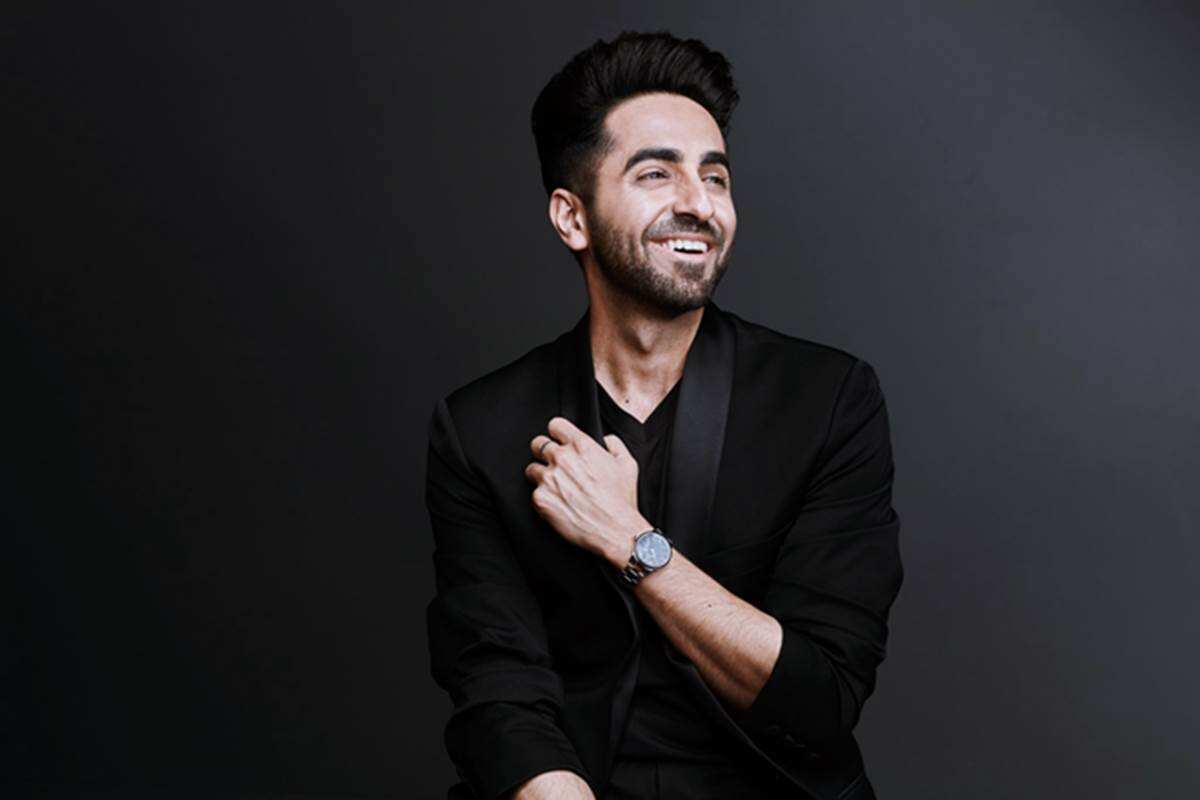
#> input picture pythonProject/IMAGE/Ayushmann2.jpg, 1200 x 800 px, found by its file name
$ python main.py
#> lines starting #> are read from the running program, lines starting #| are printed output that depends on the picture; after the words box and inside, x2 and y2 are one past the last pixel; in counts of white or black regions, pixels touching at a corner belong together
import cv2
import numpy as np


num_down = 2  #number of downsampling steps
num_bilateral = 7   #number of bilateral filtersteps

img_rgb = cv2.imread("IMAGE/Ayushmann2.jpg")
#> img_rgb is the input picture: shape (800, 1200, 3); mean B, G, R 40.8, 37.8, 38.9
print(img_rgb.shape)        #prints the dimensionsof the picture
#| (800, 1200, 3)
cv2.imshow('THISH',img_rgb)
#resizing so as to get optimal results after unsampling is done.
img_rgb = cv2.resize(img_rgb, (800,800))
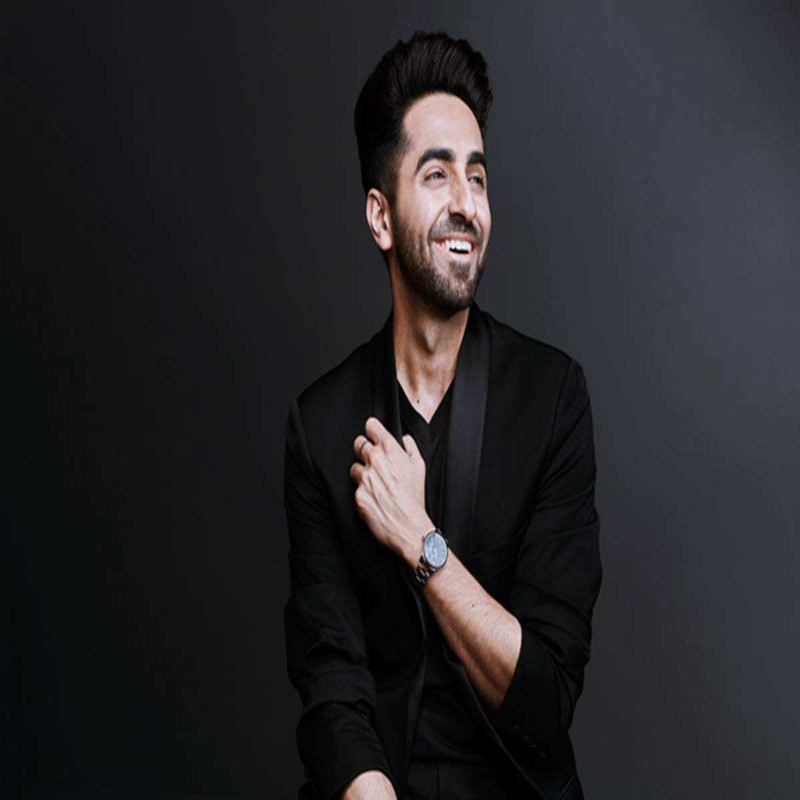
#> img_rgb: shape (800, 800, 3); mean B, G, R 40.9, 37.8, 39

#downsample image using gaussian pyramid
img_color = img_rgb
for _ in range(num_down):
    img_color = cv2.pyrDown(img_color)

#repeatedly apply small bilateral filter instead of applying one large filter
for _ in range(num_bilateral):
    img_color = cv2.bilateralFilter(img_color, d=9,
                                    sigmaColor=9, sigmaSpace=7)
#> this loop made 7 passes
#> pass 3, `img_color = cv2.bilateralFilter(img_color, d=9, sigmaColor=9, sigmaSpa..`:
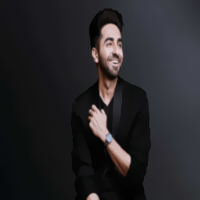
#> img_color: shape (200, 200, 3); mean B, G, R 40.8, 37.7, 38.9


#upsample image to original size
for _ in range(num_down):
    img_color = cv2.pyrUp(img_color)

img_gray = cv2.cvtColor(img_rgb, cv2.COLOR_RGB2GRAY)
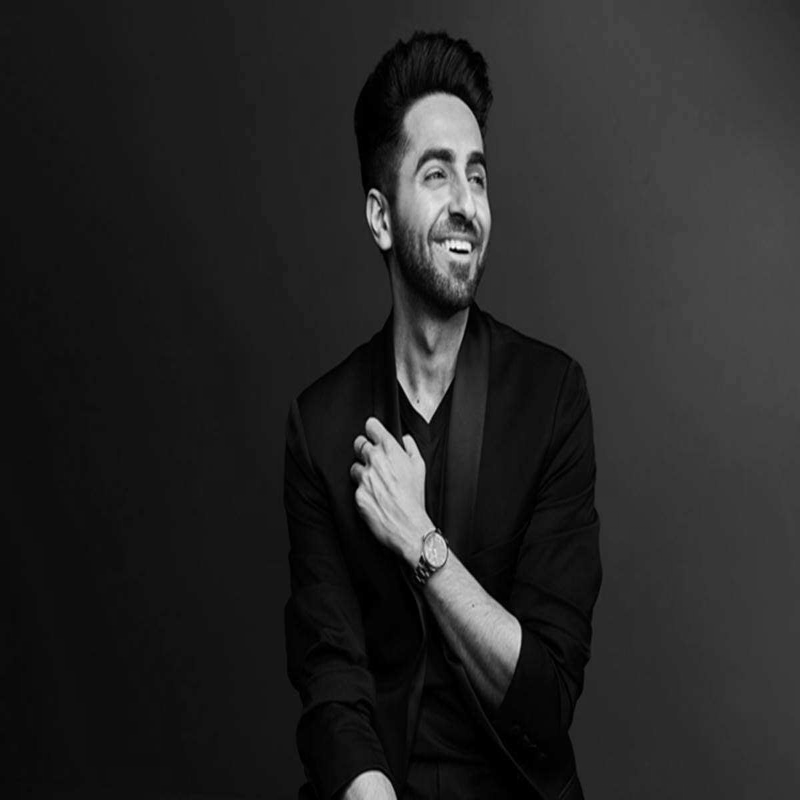
#> img_gray: shape (800, 800); min 0, max 252, mean 38.9
img_blur = cv2.medianBlur(img_gray, 7)
img_edge = cv2.adaptiveThreshold(img_blur,255,cv2.ADAPTIVE_THRESH_MEAN_C,cv2.THRESH_BINARY,
                                 blockSize=9, C=2)
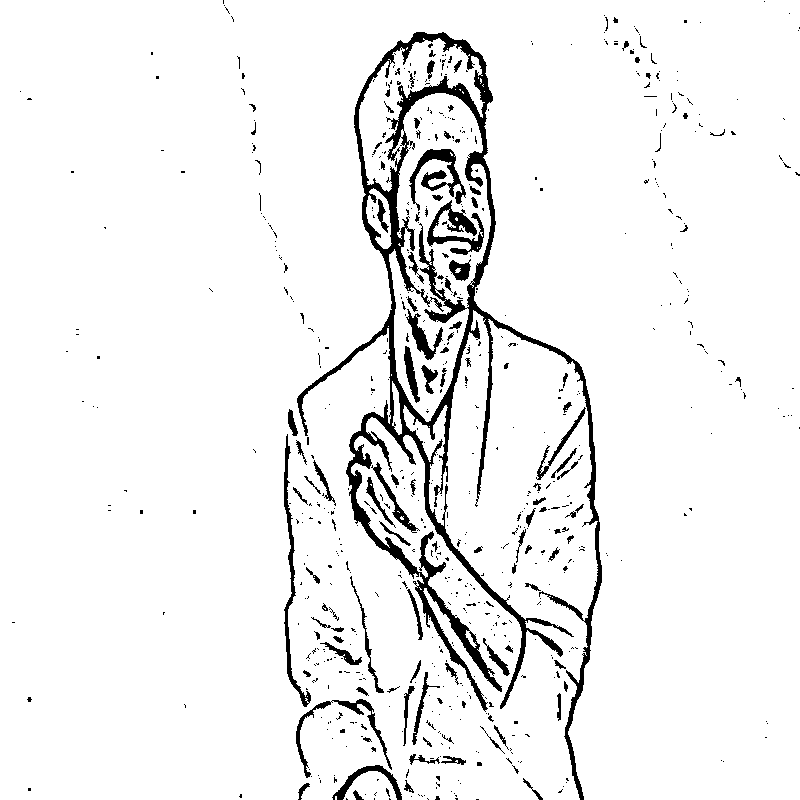
#> img_edge: shape (800, 800); 94.2% white; 704 black regions (585 under 20 px), largest, box (x1, y1, x2, y2) and area: (297, 32, 602, 800) 21517, (427, 200, 484, 255) 1188, (409, 149, 466, 211) 1153


img_edge = cv2.cvtColor(img_edge, cv2.COLOR_GRAY2RGB)

img_cartoon = cv2.bitwise_and(img_color, img_edge)
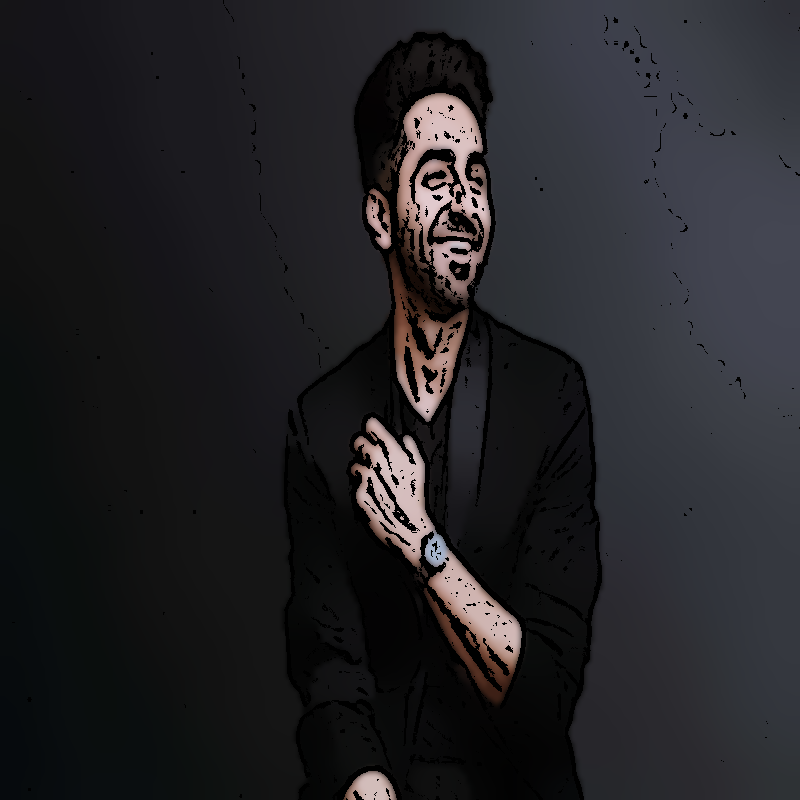
#> img_cartoon: shape (800, 800, 3); mean B, G, R 38.4, 35.1, 35.7


stack = np.hstack([img_rgb,img_cartoon])
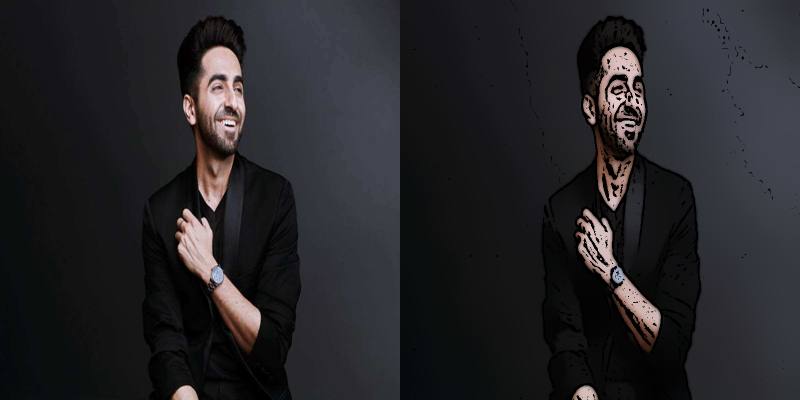
#> stack: shape (800, 1600, 3) (shown at 1/2 size); mean B, G, R 39.6, 36.5, 37.3
cv2.imshow('Stacked Images', stack)
cv2.imshow('final',img_cartoon)
cv2.waitKey(0)
if cv2.waitKey(1)==27:
#> (key Esc is pressed here)
    cv2.destroyAllWindows()

$ run again, with pythonProject/IMAGE/Ayushmann.jpg copied over pythonProject/IMAGE/Ayushmann2.jpg
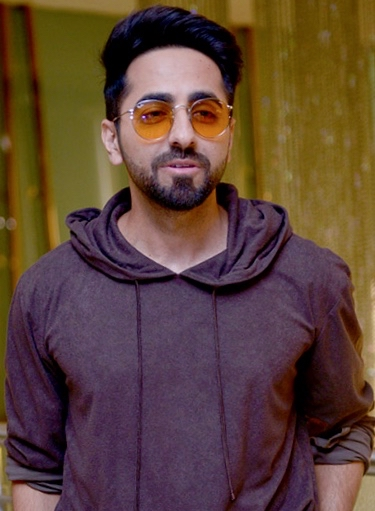
#> input picture pythonProject/IMAGE/Ayushmann.jpg, 375 x 511 px, found by its file name
#> img_rgb is the input picture: shape (511, 375, 3); mean B, G, R 55.5, 67.4, 92.9
#| (511, 375, 3)
#> img_rgb: shape (800, 800, 3)
#> `img_edge = cv2.adaptiveThreshold(img_blur,255,cv2.ADAPTIVE_THRESH_MEAN..`:
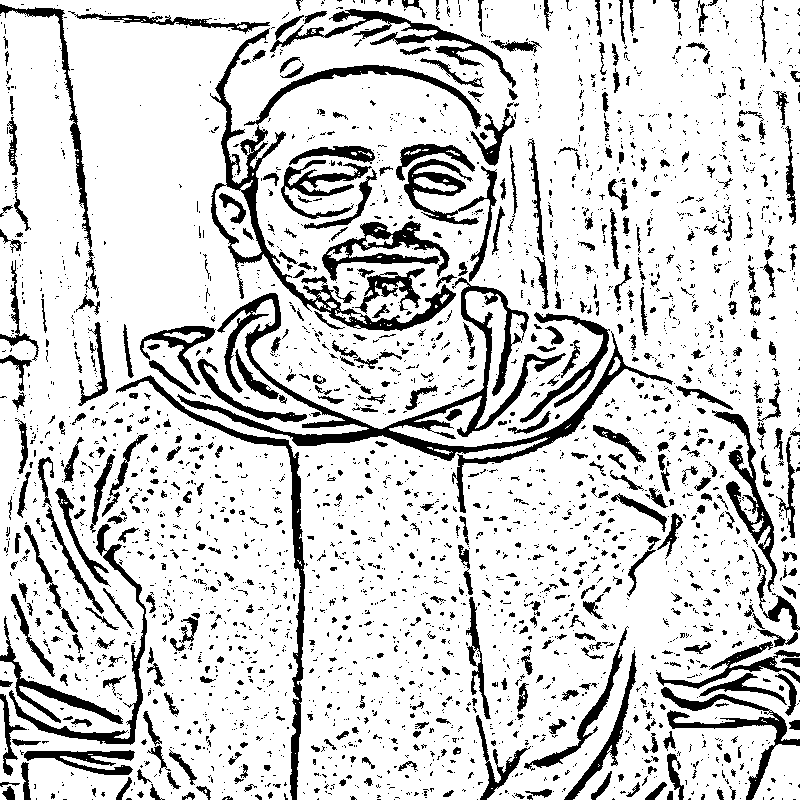
#> img_edge: shape (800, 800); 82.8% white; 3118 black regions (2528 under 20 px), largest, box (x1, y1, x2, y2) and area: (177, 277, 673, 513) 11286, (210, 28, 482, 331) 7382, (116, 375, 305, 800) 3602
#> `stack = np.hstack([img_rgb,img_cartoon])`:
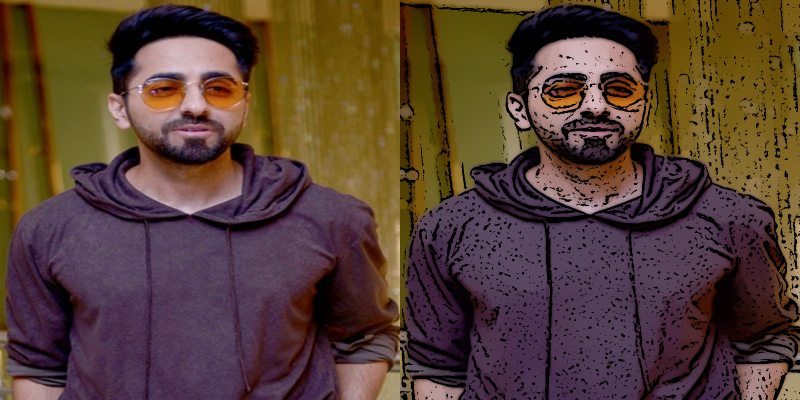
#> stack: shape (800, 1600, 3) (shown at 1/2 size); mean B, G, R 51.2, 62.9, 86.1

$ run again, with pythonProject/IMAGE/johnny.jpg copied over pythonProject/IMAGE/Ayushmann2.jpg
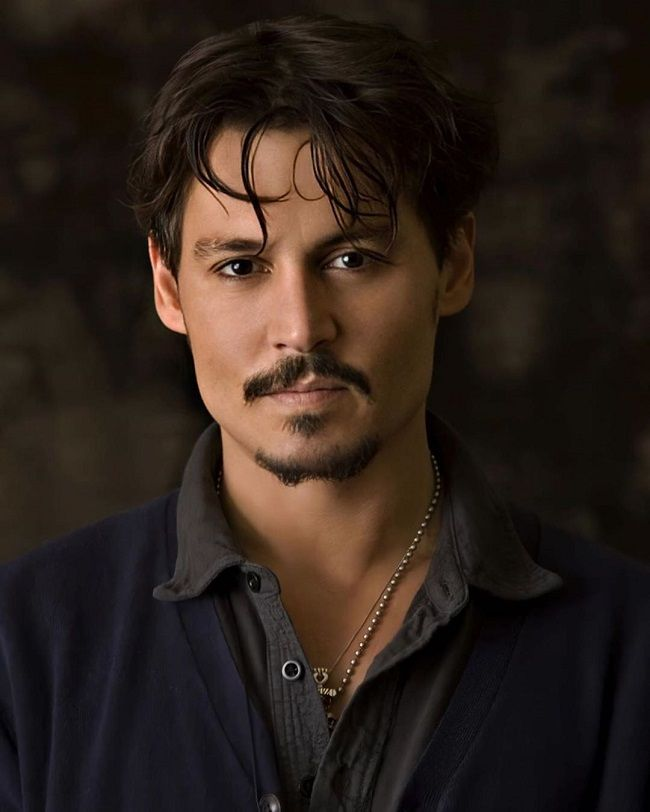
#> input picture pythonProject/IMAGE/johnny.jpg, 650 x 812 px, found by its file name
#> img_rgb is the input picture: shape (812, 650, 3); mean B, G, R 27.1, 33.8, 45.5
#| (812, 650, 3)
#> img_rgb: shape (800, 800, 3)
#> `img_edge = cv2.adaptiveThreshold(img_blur,255,cv2.ADAPTIVE_THRESH_MEAN..`:
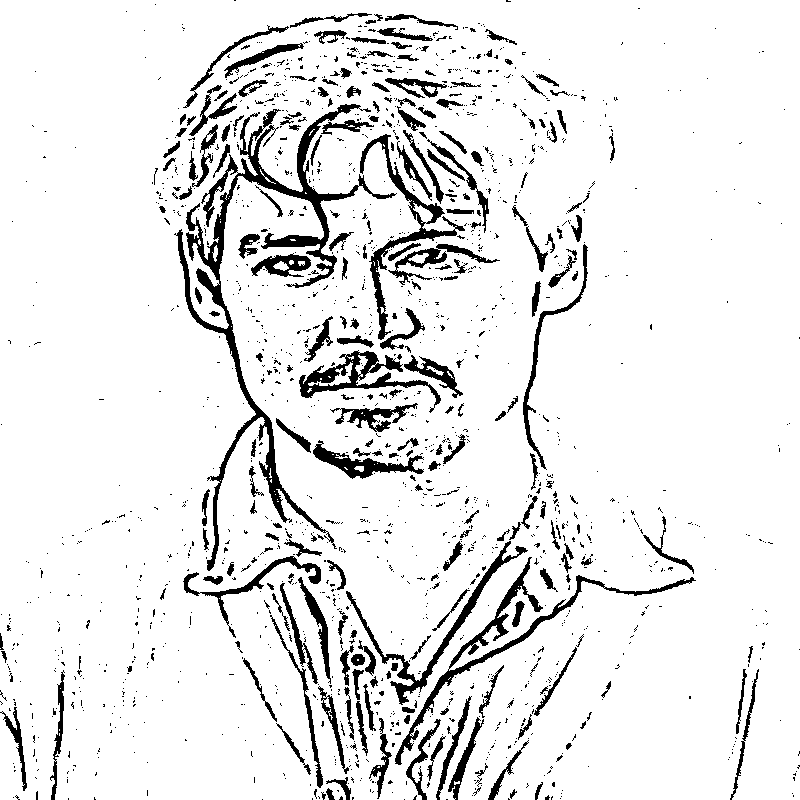
#> img_edge: shape (800, 800); 91% white; 1638 black regions (1398 under 20 px), largest, box (x1, y1, x2, y2) and area: (174, 104, 397, 571) 9743, (395, 557, 696, 765) 3173, (360, 134, 465, 340) 2309
#> `stack = np.hstack([img_rgb,img_cartoon])`:
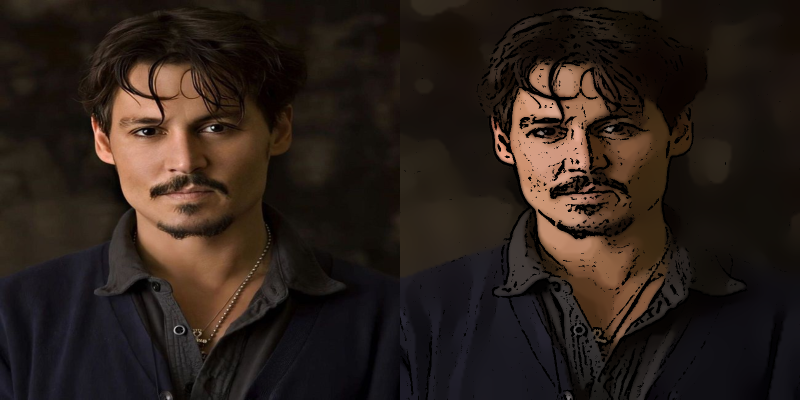
#> stack: shape (800, 1600, 3) (shown at 1/2 size); mean B, G, R 25.7, 31.9, 42.9
